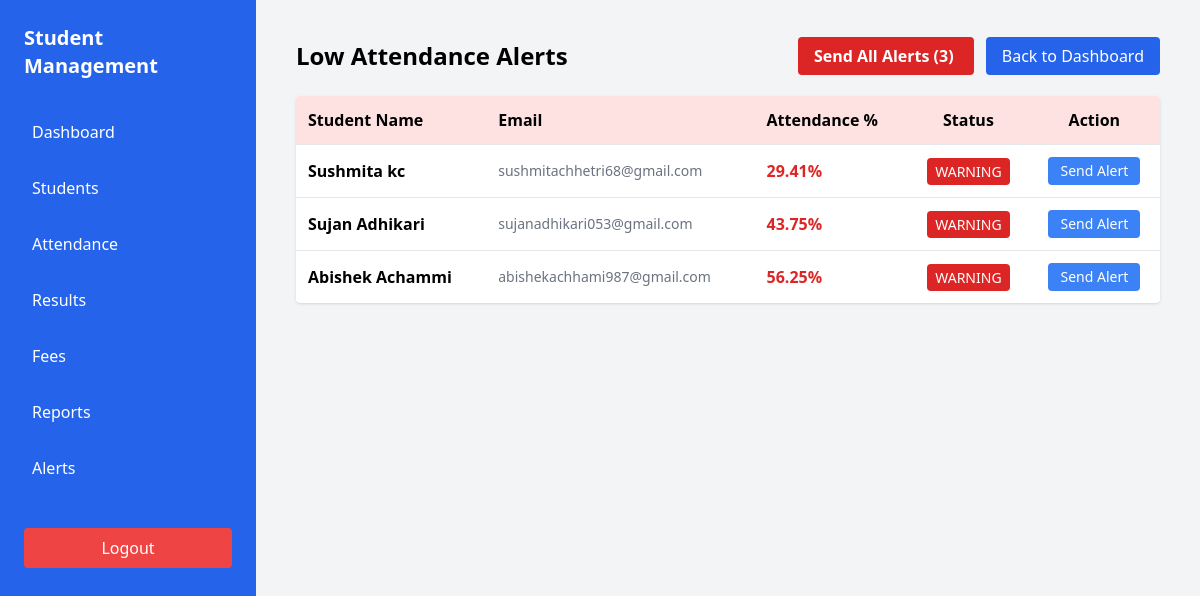
/low_attendance.php, run on the app's committed database.
### tables this page shows
CREATE TABLE `students` (
  `student_id` int(11) NOT NULL,
  `first_name` varchar(50) DEFAULT NULL,
  `last_name` varchar(50) DEFAULT NULL,
  `email` varchar(100) DEFAULT NULL,
  `phone` varchar(20) DEFAULT NULL
);

### low_attendance.php (the view, shortened to what this page needs)
<?php
include("database.php");
$query = "
SELECT
s.student_id,
s.first_name,
s.last_name,
s.email,
IF(COUNT(a.status)=0,0,
ROUND(
(COUNT(CASE WHEN a.status='Present' THEN 1 END)
+
(COUNT(CASE WHEN a.status='Late' THEN 1 END) * 0.5))
*100 / COUNT(a.status),2)
) AS percentage
FROM students s
LEFT JOIN attendance a ON s.student_id = a.student_id
GROUP BY s.student_id
HAVING percentage < 75
ORDER BY percentage ASC
";
$result = mysqli_query($conn,$query);
$students = array();
while($r = mysqli_fetch_assoc($result)){
    $students[] = $r;
}
?>
<!DOCTYPE html>
<html>
<head>
<script src="https://cdn.tailwindcss.com"></script>
</head>
<body class="bg-gray-100">
<div class="flex">
<?php include("sidebar.php"); ?>
<div class="flex-1 p-10">
  <div class="flex justify-between items-center mb-6">
    <h1 class="text-2xl font-bold">Low Attendance Alerts</h1>
    <div class="space-x-3">
      <a href="send_alert.php"
         class="bg-red-600 text-white px-4 py-2 rounded hover:bg-red-700 font-semibold">
        Send All Alerts (<?php echo count($students); ?>)
      </a>
      <a href="dashboard.php"
         class="bg-blue-600 text-white px-4 py-2 rounded hover:bg-blue-700">
        Back to Dashboard
      </a>
    </div>
  </div>
  <?php if(count($students) === 0): ?>
  <div class="bg-green-50 border border-green-200 text-green-700 p-6 rounded text-center text-lg">
    All students have attendance above 75%. No alerts needed!
  </div>
  <?php else: ?>
  <div class="bg-white rounded shadow overflow-hidden">
  <table class="w-full">
    <tr class="bg-red-100">
      <th class="p-3 text-left">Student Name</th>
      <th class="p-3 text-left">Email</th>
      <th class="p-3 text-left">Attendance %</th>
      <th class="p-3 text-center">Status</th>
      <th class="p-3 text-center">Action</th>
    </tr>
    <?php foreach($students as $row): ?>
    <tr class="border-t" id="row-<?php echo $row['student_id']; ?>">
      <td class="p-3 font-semibold">
        <?php echo htmlspecialchars($row['first_name'].' '.$row['last_name']); ?>
      </td>
      <td class="p-3 text-gray-500 text-sm">
        <?php echo htmlspecialchars($row['email'] ? $row['email'] : '—'); ?>
      </td>
      <td class="p-3 font-bold text-red-600">
        <?php echo $row['percentage']; ?>%
      </td>
      <td class="p-3 text-center">
        <span class="bg-red-600 text-white px-2 py-1 rounded text-sm">
          WARNING
        </span>
      </td>
      <td class="p-3 text-center">
        <?php if(empty($row['email'])): ?>
          <span class="text-yellow-600 text-sm font-semibold">No email</span>
        <?php else: ?>
          <button
            class="send-btn bg-blue-500 text-white px-3 py-1 rounded hover:bg-blue-600 text-sm"
            data-id="<?php echo $row['student_id']; ?>"
            data-name="<?php echo htmlspecialchars($row['first_name'].' '.$row['last_name']); ?>">
            Send Alert
          </button>
        <?php endif; ?>
      </td>
    </tr>
    <?php endforeach; ?>
  </table>
  </div>
  <?php endif; ?>
</div>
</div>
</body>
</html>

### data on the page
students: first_name+last_name "Sushmita kc", email "sushmitachhetri68@gmail.com", percentage "29.41"
students: first_name+last_name "Sujan Adhikari", email "sujanadhikari053@gmail.com", percentage "43.75"
students: first_name+last_name "Abishek Achammi", email "abishekachhami987@gmail.com", percentage "56.25"

### other printed values
count($students) "3"
